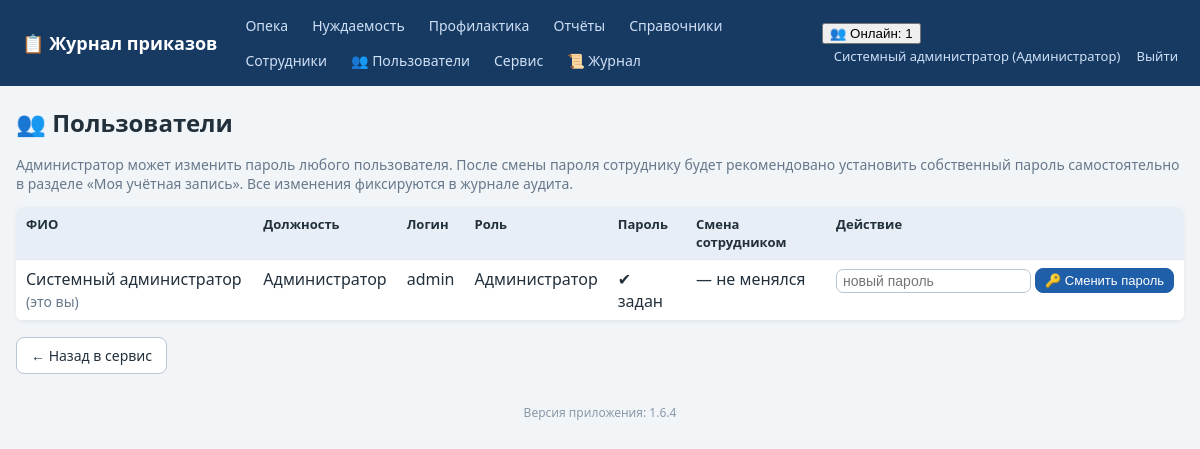
Page /service/users (signed in) on the earlier database version.
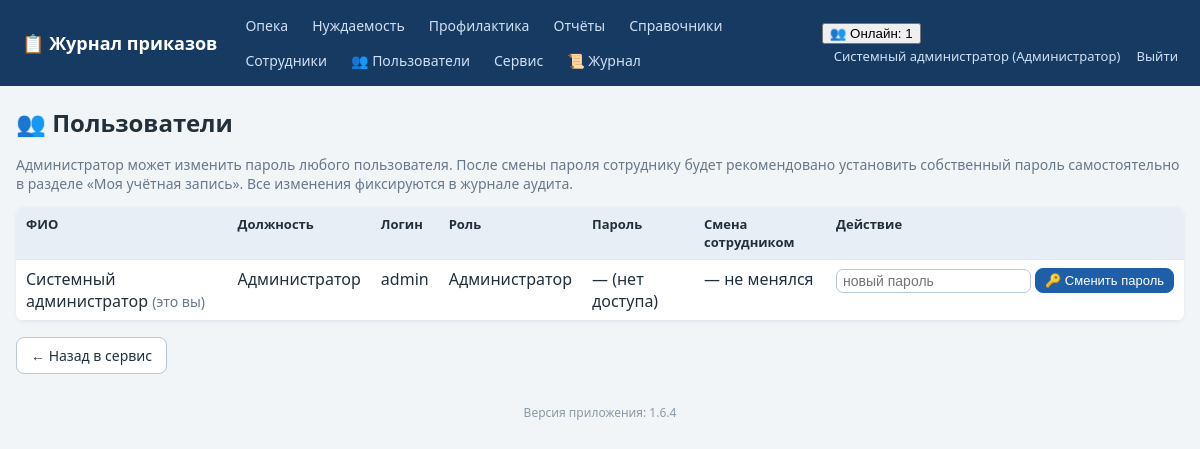
Same page on the later database version.
### tables this page shows
CREATE TABLE employees (
    id INTEGER PRIMARY KEY AUTOINCREMENT,
    full_name TEXT NOT NULL,
    position TEXT NOT NULL DEFAULT '',
    login TEXT UNIQUE,
    password_hash TEXT,
    pwd_changed_at TEXT,           -- дата последней самостоятельной смены пароля
    role_id INTEGER REFERENCES roles(id)
);

CREATE TABLE roles (
    id INTEGER PRIMARY KEY AUTOINCREMENT,
    name TEXT UNIQUE NOT NULL
);

### app.py (the view)
@app.route('/service/users')
def service_users():
    require_login()
    if not is_admin():
        abort(403)
    return render_template('users.html', users=_users_for_admin())

### app.py (called while the page is built, shortened)
def has_request_context_safe():
    try:
        from flask import has_request_context
        return has_request_context()
    except Exception:
        return False

def _session_signature(uid):
    raw = request.cookies.get(app.config['SESSION_COOKIE_NAME'], '')
    if not raw:
        return ''

def _db_touch_throttled(key, min_interval=10.0):
    now = time.time()
    last = _DB_TOUCH_TS.get(key, 0)
    if now - last >= min_interval:
        _DB_TOUCH_TS[key] = now
        return True
    return False

def db_cleanup_active_sessions(cutoff):
    try:
        conn = get_db()
        conn.execute('DELETE FROM active_sessions WHERE last_seen < ?', (cutoff,))
        conn.commit()
        conn.close()
    except Exception:
        pass

def touch_active_session(uid):
    sid = _session_signature(uid)
    ip = request.remote_addr if has_request_context_safe() else ''
    now = time.time()
    with ACTIVE_SESSIONS_LOCK:
        ACTIVE_SESSIONS[(uid, sid)] = {'last_seen': now, 'ip': ip}
    if _db_touch_throttled((uid, sid)):
        db_touch_active_session(uid, sid, ip)
    if _db_touch_throttled(('online', uid, sid), min_interval=30.0):
        online_track_touch(uid, sid, ip)

### templates/users.html (shortened to what this page needs)
{% extends 'base.html' %}
{% block content %}
<h1>👥 Пользователи</h1>
<p class="muted">Администратор может изменить пароль любого пользователя.
   После смены пароля сотруднику будет рекомендовано установить собственный
   пароль самостоятельно в разделе «Моя учётная запись». Все изменения
   фиксируются в журнале аудита.</p>
<table class="grid">
  <tr><th>ФИО</th><th>Должность</th><th>Логин</th><th>Роль</th>
      <th>Пароль</th><th>Смена сотрудником</th><th>Действие</th></tr>
  {% for u in users %}
  <tr>
    <td>{{ u.full_name }}{% if u.is_self %} <span class="muted">(это вы)</span>{% endif %}</td>
    <td>{{ u.position or '—' }}</td>
    <td>{{ u.login or '—' }}</td>
    <td>{{ u.role or '—' }}</td>
    <td>{{ '✔ задан' if u.has_password else '— (нет доступа)' }}</td>
    <td>{{ u.pwd_changed_at or '— не менялся' }}</td>
    <td class="actions">
      {% if u.login %}
      <form method="post" action="{{ url_for('service_set_password') }}"
            class="pwd-form" id="pf-{{ u.id }}">
        <input type="password" name="password" placeholder="новый пароль"
               minlength="4" autocomplete="new-password" required>
        <button class="btn sm primary"
                onclick="return confirmPwd(this, '{{ u.full_name|e }}')">🔑 Сменить пароль</button>
      </form>
      {% else %}
      <span class="muted">нет логина</span>
      {% endif %}
    </td>
  </tr>
  {% endfor %}
</table>
<p><a class="btn" href="{{ url_for('service') }}">← Назад в сервис</a></p>
{% endblock %}

### templates/base.html (shortened to what this page needs)
<!DOCTYPE html>
<html lang="ru">
<head>
<link rel="stylesheet" href="{{ url_for('static', filename='style.css') }}">
</head>
<body>
<header class="topbar no-print">
  <div class="brand"><a href="{{ url_for('index') }}">📋 Журнал приказов</a></div>
  <nav>
    {% for j, t in accessible_journals %}
      <a href="{{ url_for('journal_list', journal=j) }}">{{ t }}</a>
    {% endfor %}
    {% if cu and cu.role_name in ['Администратор','Начальник отдела','Куратор'] %}
      <a href="{{ url_for('reports') }}">Отчёты</a>
    {% endif %}
    <a href="{{ url_for('references', tab='order_types') }}">Справочники</a>
    {% if cu and cu.role_name == 'Администратор' %}
      <a href="{{ url_for('employees') }}">Сотрудники</a>
      <a href="{{ url_for('service_users') }}" title="Смена паролей пользователей">👥 Пользователи</a>
      <a href="{{ url_for('service') }}">Сервис</a>
      <a href="{{ url_for('logs_view') }}" title="Журнал логирования">📜 Журнал</a>
    {% endif %}
  </nav>
  <div class="userbox">
    {% if cu %}
      {% if active_users is not none %}
        <div class="online" id="onlineBox" title="Сотрудники, работавшие в системе за последние {{ (active_timeout // 60) or 1 }} мин. Обновляется автоматически.">
          <button type="button" class="online-toggle" onclick="toggleOnline()">👥 Онлайн: {{ active_users|length }}</button>
        </div>
      {% endif %}
      <a href="{{ url_for('profile') }}" title="Сменить пароль">{{ cu.full_name }} ({{ cu.role_name }})</a>
      <a href="{{ url_for('logout') }}">Выйти</a>
    {% endif %}
  </div>
</header>
<main class="container">
  {% block content %}{% endblock %}
</main>
<footer class="foot no-print">Версия приложения: {{ app_version }}</footer>
</body>
</html>

Differences in the rows shown:
changed employees "Системный администратор": has_password "✔ задан" → "— (нет доступа)"
